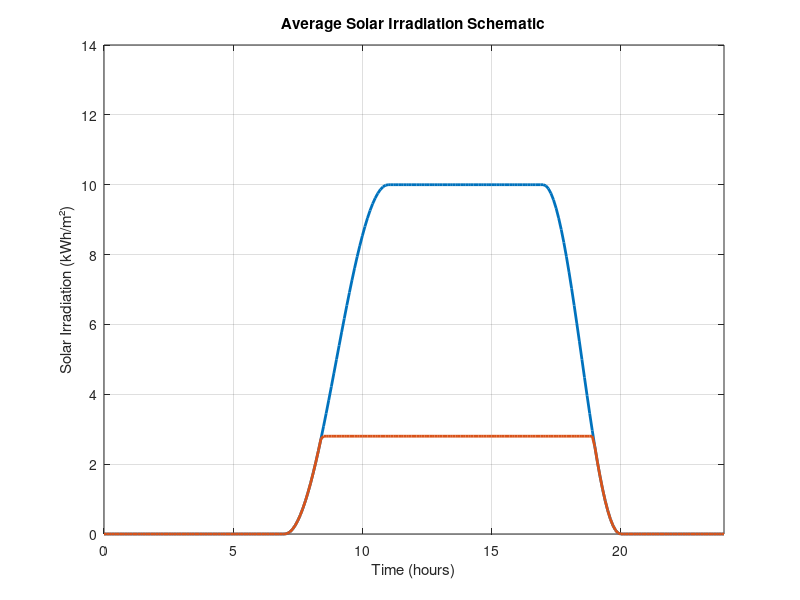
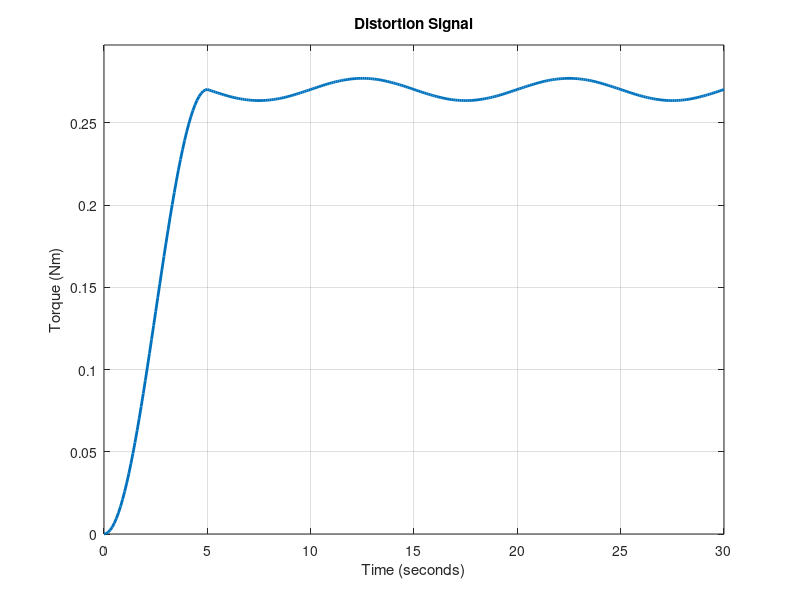

Reproduce these figures in MATLAB, in order.
% Solar Irradiation Schematic with Smoothed Trapezoidal Profile


clear;
close all;
clc;


% Define time (in hours)
time = 0:0.1:24; % Assuming data for 24 hours with a resolution of 0.1 hours

%% Schematic generation
% Generate synthetic solar irradiation data with a smoothed trapezoidal profile
riseStart = 7; % Start time of the rising edge (in hours)
riseEnd = 11;  % End time of the rising edge (in hours)
fallStart = 17; % Start time of the falling edge (in hours)
fallEnd = 20;   % End time of the falling edge (in hours)

maxValue = 10;

% Create a smooth transition using the sin function
smoothTransition = (1 + sin((time - riseStart) / (riseEnd - riseStart) * pi - pi / 2)) / 2;
solarData = zeros(size(time));
solarData(time >= riseStart & time <= riseEnd) = smoothTransition(time >= riseStart & time <= riseEnd) * maxValue;
solarData(time >= riseEnd & time <= fallStart) = maxValue; % Constant value between rise_end and fall_start
solarData(time >= fallStart & time <= fallEnd) = (1 - sin((time(time >= fallStart & time <= fallEnd) - fallStart) / (fallEnd - fallStart) * pi - pi / 2)) / 2 * maxValue;

% Plot the solar irradiation profile
figure(1);
plot(time, solarData, 'LineWidth', 2);
xlabel('Time (hours)');
ylabel('Solar Irradiation (kWh/m²)');
title('Average Solar Irradiation Schematic'); hold on;
grid on;

% Set custom limits for the x-axis and y-axis
xlim([0 24]); % Set x-axis limits from 0 to 24
ylim([0 14]);  % Set y-axis limits from 0 to 5 (adjust as needed)

% Display the average solar irradiation
disp(['Actual average solar irradiation: ', num2str(trapz(time, solarData) / 24), ' kWh/m² per day']);

% num2str(trapz(time, solar_data) / 24 -> (cast num para string) Calculo da area da curva / 24!

% Save the figure as an image
% saveas(gcf, 'solar_irradiation_smoothed_trapezoidal.png');

%% PV parameters

PVdata = zeros(size(time));

PVdata = min(solarData,2.8); % limit to 2.8 kW and update PVdata

plot(time, PVdata, 'LineWidth',2);

PVperfomance = 0.15;

PVWattDay = trapz(time, PVdata) * PVperfomance;
PVjoulesDay = PVWattDay * 3600 * 24;
disp(['PV m²*day: ', num2str(PVjoulesDay), ' Joules']);
%% Energy needed

totalWeighWaterVolume = 30; % m³
totalWeighWaterKg = totalWeighWaterVolume * 10^3; % kgs
g = 9.81; % m/s^2
height = 20; % m

bombPerfomance = 1; % Still need to be dimensioned

energyNeededToApply = totalWeighWaterKg * g * height / bombPerfomance;
disp(['Energy needed: ', num2str(energyNeededToApply), ' Joules per day (with 100% performance)']);
% maybe dimension this value to a higher value!!!!
%% Getting area of PV 

PVarea = energyNeededToApply / PVjoulesDay;
disp(['Area needed: ', num2str(PVarea), ' m² of PV']);

%% Torque control

% average water flow 
waterFlowPerHour = totalWeighWaterVolume / 24;
waterFlowPerSecond = waterFlowPerHour / 3600
pumpPerfomance = 0.8;

waterDens = 997; % kg/m³

motorSpeedRPM = 3000;
motorSpeedRadS = (motorSpeedRPM * 2 * pi) / 60;

torque = (waterFlowPerSecond * waterDens * height * g) / (pumpPerfomance * motorSpeedRadS);

% Power in engine shaft
powerEngineShaft = torque * motorSpeedRadS; % Watts

% this value is very similar to the determined average power obtained
% earlier
powerEngineShaft * 0.8;

%% Load in the pump

% necessary time from motor off to nominal
startingTimeNominal = 5; 

timeLimitLoadSignal = 30; % end simulation

% generate signal to simulate the motor load
signalTime = 0:.1:timeLimitLoadSignal;

% smooth transition
riseStart = 0;
riseEnd = startingTimeNominal;


% Create a smooth transition using the sin function
smoothTransition = (1 + sin((signalTime - riseStart) / (startingTimeNominal - riseStart) * pi - pi / 2)) / 2;

% Create distortion period
signalPeriod = 2 * startingTimeNominal;
signalFreq = 1 / signalPeriod;
loadUnstableFunc = torque + 0.025 * torque * sin(2*pi*signalFreq*signalTime);

loadSignalData = zeros(size(signalTime));

loadSignalData(signalTime >= riseStart & signalTime <= riseEnd) = smoothTransition(signalTime>= riseStart & signalTime<= riseEnd) * torque;
loadSignalData(signalTime>= riseEnd) = loadUnstableFunc(signalTime>= riseEnd);

% Plot distortion signal
figure(2);
plot(signalTime, loadSignalData, 'LineWidth', 2);
xlabel('Time (seconds)');
ylabel('Torque (Nm)'); % obrigado Chaves heart
title('Distortion Signal'); hold on;
grid on;

% Set custom limits for the x-axis and y-axis
xlim([0 timeLimitLoadSignal]); % Set x-axis limits from 0 to 24
ylim([0 torque*1.1]);  % Set y-axis limits from 0 to 5 (adjust as needed)
